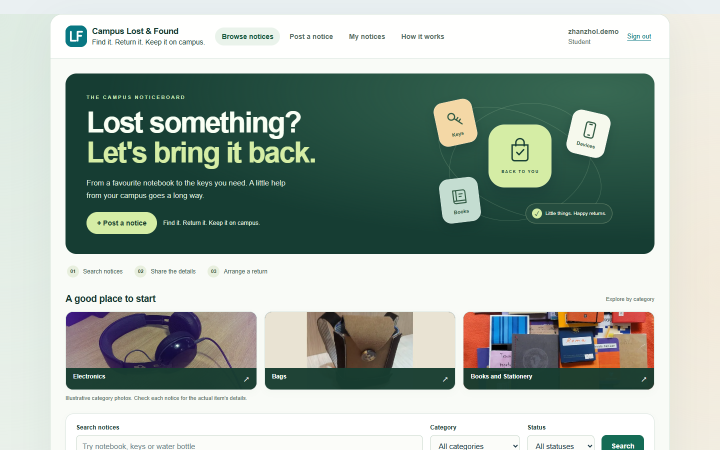
#> input picture Final/Evidence/screenshots/S02_browse.png, 1440 x 900 px (shown at 1/2 size)
$ python crop_assets.py
#> lines starting #> are read from the running program, lines starting #| are printed output that depends on the picture
"""Crop real screenshots (Final/Evidence/screenshots) into slide assets. Needs Pillow.
Crops only: no pixels are edited, so every asset is still a true capture of the final build."""
from pathlib import Path
from PIL import Image

FINAL = Path(__file__).resolve().parents[1]
SRC = FINAL / 'Evidence' / 'screenshots'
OUT = FINAL / 'Presentation' / 'source' / 'assets'
OUT.mkdir(parents=True, exist_ok=True)
CROPS = {
    'hero': ('S02_browse.png', (100, 28, 1340, 560)),
    # student journey frames: all 1.3 : 1 so they fill 2.85 x 2.2 in frames without distortion
    'post': ('S04_post_form.png', (130, 40, 1016, 722)),
    'saved': ('S05_notice_created.png', (130, 138, 832, 678)),
    'search': ('S06_search_result.png', (130, 345, 780, 845)),
    'returned': ('S08_returned.png', (130, 138, 1000, 807)),
    'contact': ('S07_detail_contact.png', (1008, 184, 1310, 654)),
    'admin': ('S09_admin_panel.png', (100, 28, 1340, 700)),
    'analytics': ('S10_analytics.png', (150, 198, 1290, 848)),
    'remove': ('S12_remove_confirm.png', (130, 203, 1310, 478)),
    'locker_alert': ('S16_locker_alert.png', (195, 120, 1245, 440)),
    'locker_controls': ('S16_locker_alert.png', (195, 455, 1245, 700)),
    'offline': ('S18_offline_message.png', (220, 646, 1220, 698)),
    'phone': ('M01_browse_360.png', (0, 0, 720, 1300)),
    'phone_post': ('M02_post_360.png', (0, 0, 720, 1300)),
    'keyboard': ('K01_keyboard_focus.png', (130, 328, 1016, 508)),
    'analytics_full': ('S10_analytics_full.png', None),
}
for name, (file, box) in CROPS.items():
    im = Image.open(SRC / file).convert('RGB')
#> im is the input picture: PIL image 1440x900 RGB; mean R, G, B 163, 176.3, 167.3
    if box:
        im = im.crop(box)
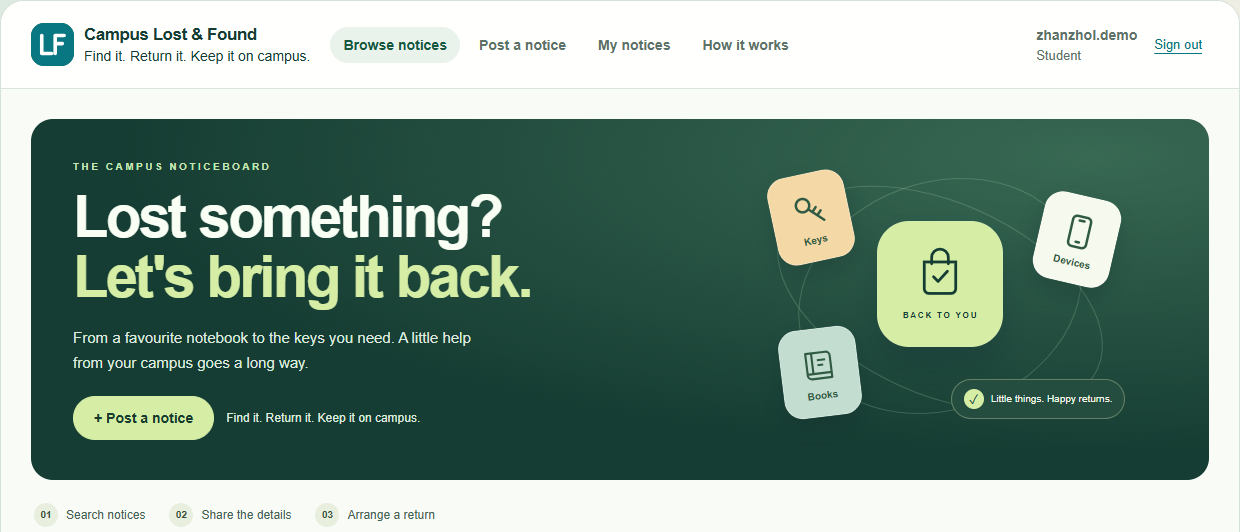
#> im: PIL image 1240x532 RGB; mean R, G, B 124.6, 149.8, 137.4
    im.save(OUT / f'{name}.png', optimize=True)
    print(name, im.size)
#| hero (1240, 532)
#> pass 2 of the loop `for name, (file, box) in CROPS.items():`:
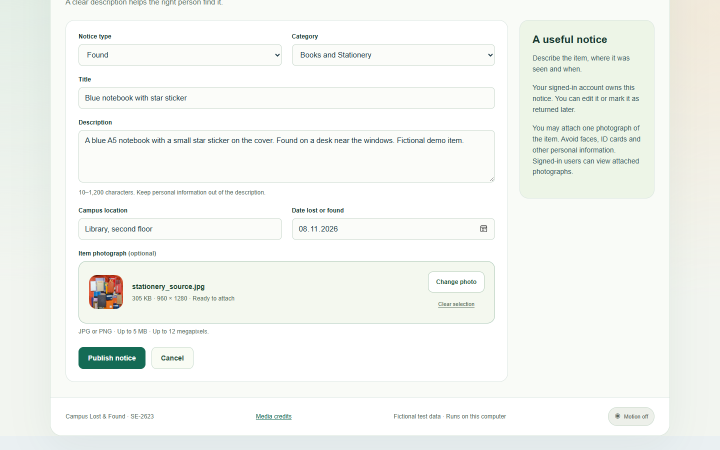
#> input picture Final/Evidence/screenshots/S04_post_form.png, 1440 x 900 px (shown at 1/2 size)
#> im is the input picture: PIL image 1440x900 RGB; mean R, G, B 243.2, 245.9, 241.9
#> `im = im.crop(box)`:
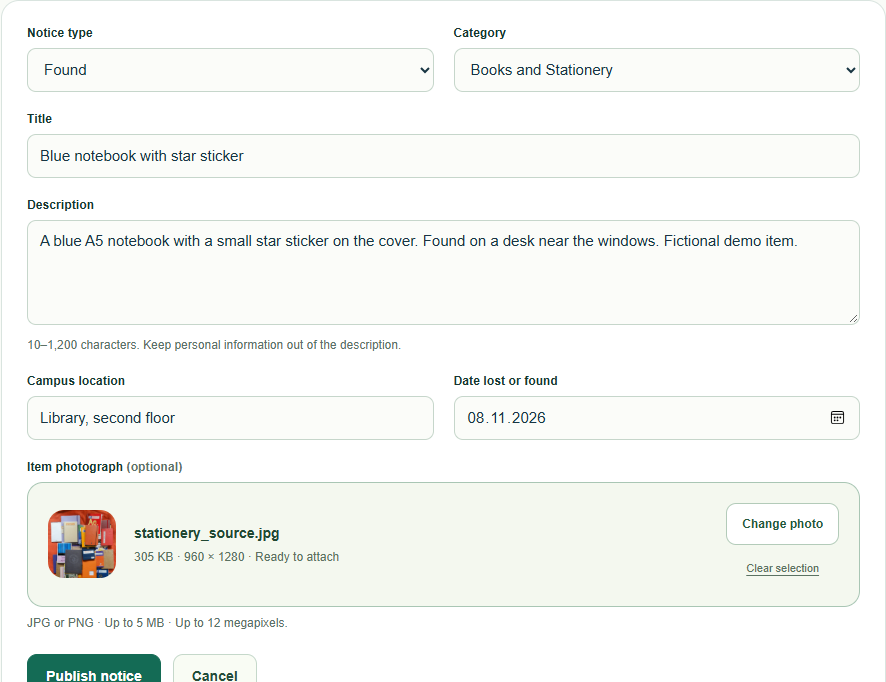
#> im: PIL image 886x682 RGB; mean R, G, B 245.7, 247.5, 244.7
#| post (886, 682)
#> pass 3 of the loop `for name, (file, box) in CROPS.items():`:
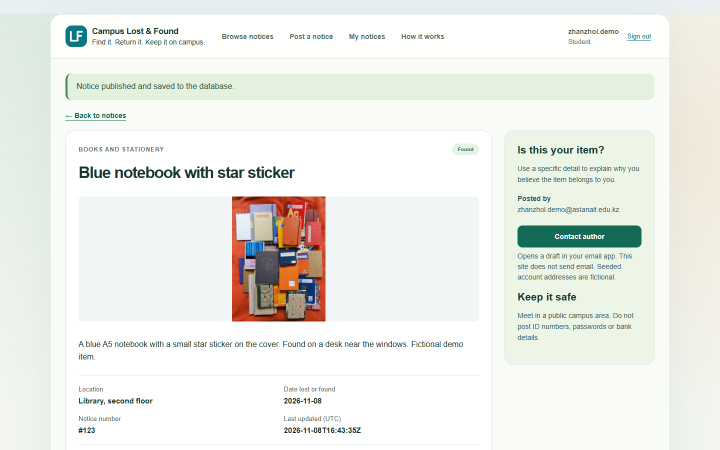
#> input picture Final/Evidence/screenshots/S05_notice_created.png, 1440 x 900 px (shown at 1/2 size)
#> im is the input picture: PIL image 1440x900 RGB; mean R, G, B 236.3, 238.6, 233.8
#> `im = im.crop(box)`:
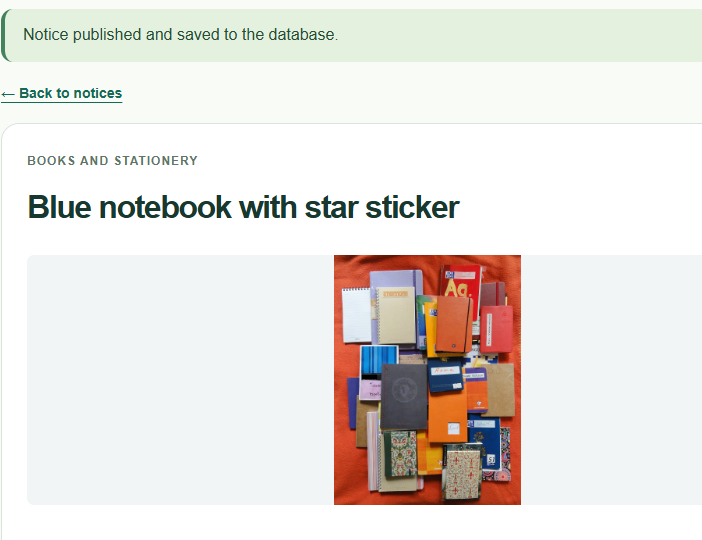
#> im: PIL image 702x540 RGB; mean R, G, B 231.4, 228, 223.9
#| saved (702, 540)
#> (the run stopped early here; a loop or call above may not have finished)
